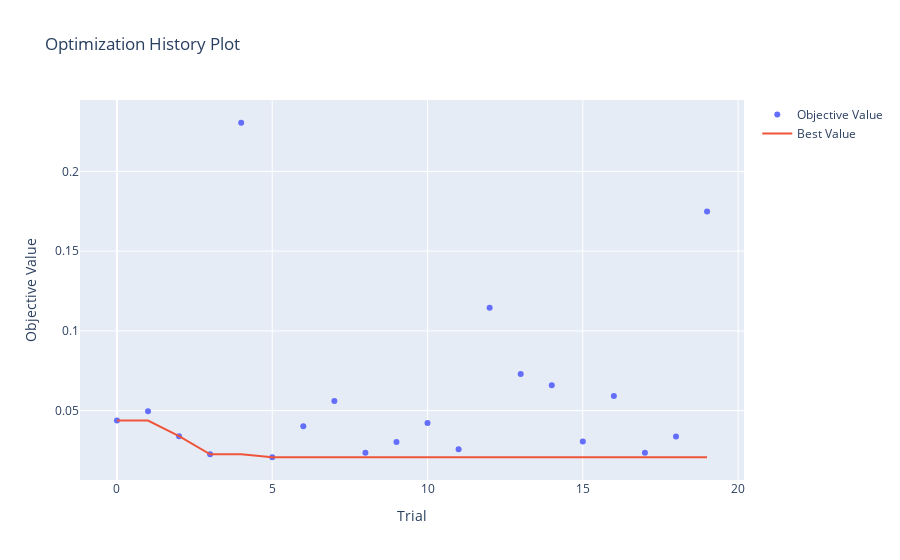
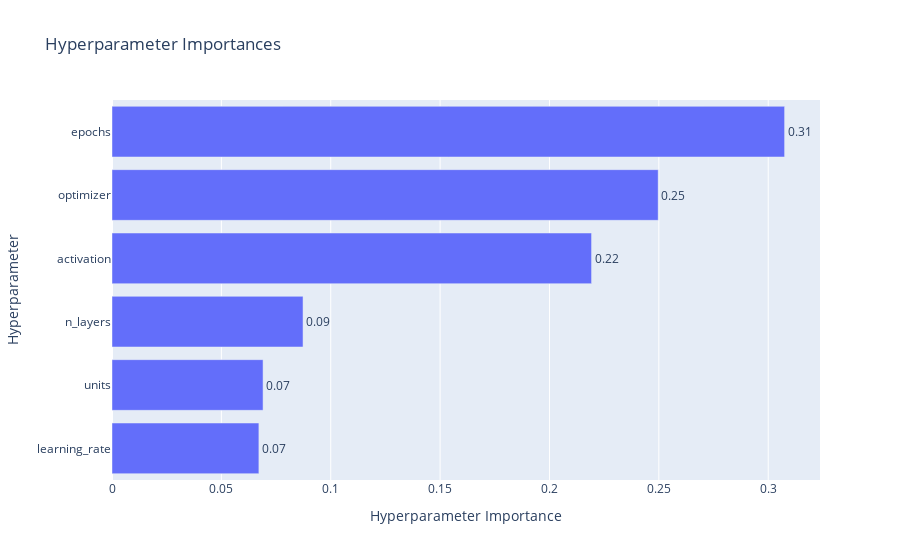
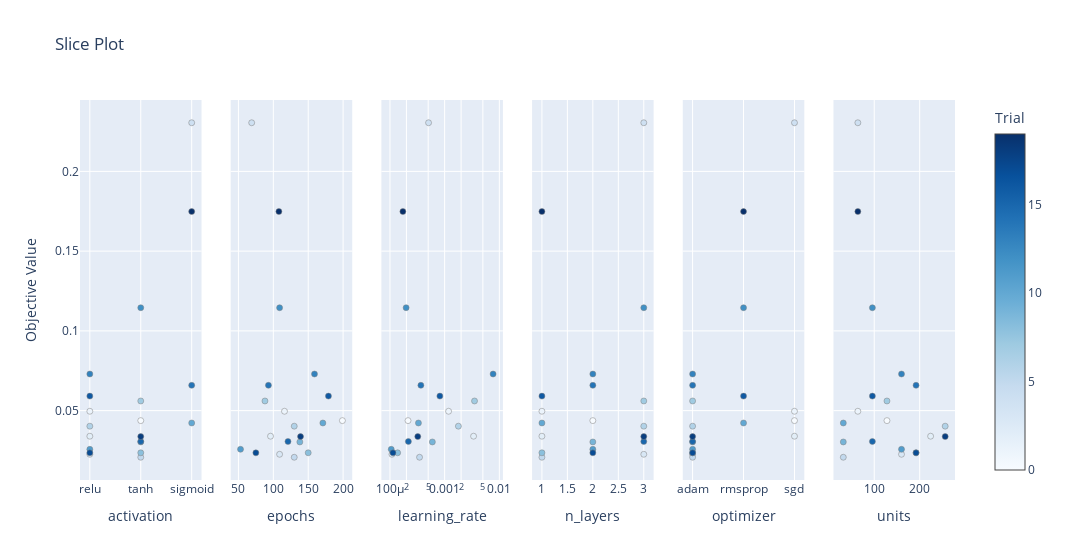
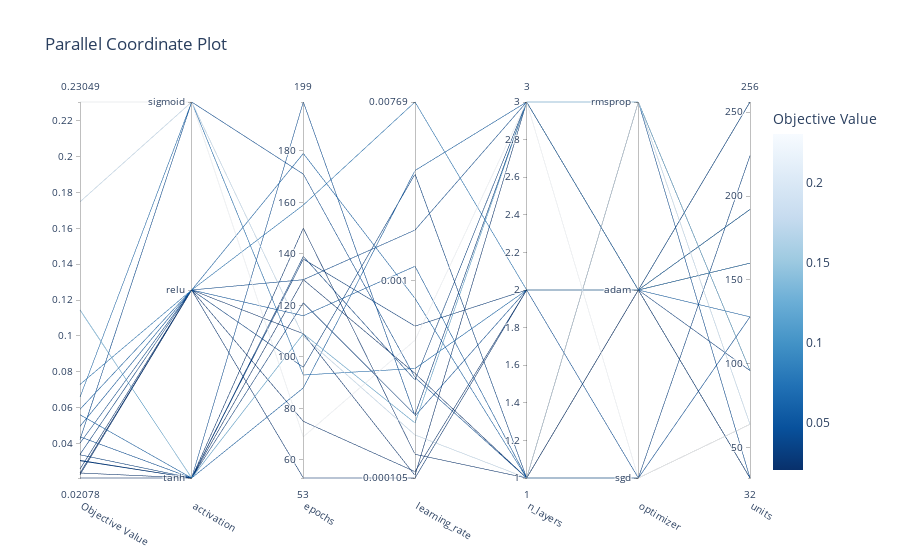

Source (notebook cell) for these figures, in order:
### Code cell
show_optuna_visualizations(study_mlp)

### Figure 1 — Plotly figure (JSON) as saved in the notebook; plotly's stock layout.template omitted (floating-point values rounded to 4 significant figures)
{"data": [{"mode": "markers", "name": "Objective Value", "type": "scatter", "x": [0, 1, 2, 3, 4, 5, 6, 7, 8, 9, 10, 11, 12, 13, 14, 15, 16, 17, 18, 19], "y": [0.04375, 0.04962, 0.03397, 0.02263, 0.2305, 0.02078, 0.04026, 0.05606, 0.02357, 0.03036, 0.04226, 0.02577, 0.1145, 0.07297, 0.06588, 0.03066, 0.0591, 0.02355, 0.03373, 0.1748]}, {"mode": "lines", "name": "Best Value", "type": "scatter", "x": [0, 1, 2, 3, 4, 5, 6, 7, 8, 9, 10, 11, 12, 13, 14, 15, 16, 17, 18, 19], "y": [0.04375, 0.04375, 0.03397, 0.02263, 0.02263, 0.02078, 0.02078, 0.02078, 0.02078, 0.02078, 0.02078, 0.02078, 0.02078, 0.02078, 0.02078, 0.02078, 0.02078, 0.02078, 0.02078, 0.02078]}, {"marker": {"color": "#cccccc"}, "mode": "markers", "name": "Infeasible Trial", "showlegend": false, "type": "scatter", "x": [], "y": []}], "layout": {"title": {"text": "Optimization History Plot"}, "xaxis": {"title": {"text": "Trial"}}, "yaxis": {"title": {"text": "Objective Value"}}}}

### Figure 2 — Plotly figure (JSON) as saved in the notebook; plotly's stock layout.template omitted (floating-point values rounded to 4 significant figures)
{"data": [{"cliponaxis": false, "hovertemplate": ["learning_rate (FloatDistribution): 0.06715492417064134<extra></extra>", "units (IntDistribution): 0.06906253929630504<extra></extra>", "n_layers (IntDistribution): 0.08733990920385529<extra></extra>", "activation (CategoricalDistribution): 0.2192422532610166<extra></extra>", "optimizer (CategoricalDistribution): 0.24970550178063958<extra></extra>", "epochs (IntDistribution): 0.30749487228754213<extra></extra>"], "name": "Objective Value", "orientation": "h", "text": ["0.07", "0.07", "0.09", "0.22", "0.25", "0.31"], "textposition": "outside", "type": "bar", "x": [0.06715, 0.06906, 0.08734, 0.2192, 0.2497, 0.3075], "y": ["learning_rate", "units", "n_layers", "activation", "optimizer", "epochs"]}], "layout": {"title": {"text": "Hyperparameter Importances"}, "xaxis": {"title": {"text": "Hyperparameter Importance"}}, "yaxis": {"title": {"text": "Hyperparameter"}}}}

### Figure 3 — Plotly figure (JSON) as saved in the notebook; plotly's stock layout.template omitted (floating-point values rounded to 4 significant figures)
{"data": [{"marker": {"color": [0, 1, 2, 3, 4, 5, 6, 7, 8, 9, 10, 11, 12, 13, 14, 15, 16, 17, 18, 19], "colorbar": {"title": {"text": "Trial"}, "x": 1, "xpad": 40}, "colorscale": [[0, "rgb(247,251,255)"], [0.125, "rgb(222,235,247)"], [0.25, "rgb(198,219,239)"], [0.375, "rgb(158,202,225)"], [0.5, "rgb(107,174,214)"], [0.625, "rgb(66,146,198)"], [0.75, "rgb(33,113,181)"], [0.875, "rgb(8,81,156)"], [1, "rgb(8,48,107)"]], "line": {"color": "Grey", "width": 0.5}, "showscale": true}, "mode": "markers", "name": "Feasible Trial", "showlegend": false, "type": "scatter", "x": ["tanh", "relu", "relu", "relu", "sigmoid", "tanh", "relu", "tanh", "tanh", "tanh", "sigmoid", "relu", "tanh", "relu", "sigmoid", "tanh", "relu", "relu", "tanh", "sigmoid"], "xaxis": "x", "y": [0.04375, 0.04962, 0.03397, 0.02263, 0.2305, 0.02078, 0.04026, 0.05606, 0.02357, 0.03036, 0.04226, 0.02577, 0.1145, 0.07297, 0.06588, 0.03066, 0.0591, 0.02355, 0.03373, 0.1748], "yaxis": "y"}, {"marker": {"color": [0, 1, 2, 3, 4, 5, 6, 7, 8, 9, 10, 11, 12, 13, 14, 15, 16, 17, 18, 19], "colorbar": {"title": {"text": "Trial"}, "x": 1, "xpad": 40}, "colorscale": [[0, "rgb(247,251,255)"], [0.125, "rgb(222,235,247)"], [0.25, "rgb(198,219,239)"], [0.375, "rgb(158,202,225)"], [0.5, "rgb(107,174,214)"], [0.625, "rgb(66,146,198)"], [0.75, "rgb(33,113,181)"], [0.875, "rgb(8,81,156)"], [1, "rgb(8,48,107)"]], "line": {"color": "Grey", "width": 0.5}, "showscale": false}, "mode": "markers", "name": "Feasible Trial", "showlegend": false, "type": "scatter", "x": [199, 116, 96, 109, 69, 130, 130, 88, 150, 138, 171, 53, 109, 159, 93, 121, 179, 75, 139, 108], "xaxis": "x2", "y": [0.04375, 0.04962, 0.03397, 0.02263, 0.2305, 0.02078, 0.04026, 0.05606, 0.02357, 0.03036, 0.04226, 0.02577, 0.1145, 0.07297, 0.06588, 0.03066, 0.0591, 0.02355, 0.03373, 0.1748], "yaxis": "y2"}, {"marker": {"color": [0, 1, 2, 3, 4, 5, 6, 7, 8, 9, 10, 11, 12, 13, 14, 15, 16, 17, 18, 19], "colorbar": {"title": {"text": "Trial"}, "x": 1, "xpad": 40}, "colorscale": [[0, "rgb(247,251,255)"], [0.125, "rgb(222,235,247)"], [0.25, "rgb(198,219,239)"], [0.375, "rgb(158,202,225)"], [0.5, "rgb(107,174,214)"], [0.625, "rgb(66,146,198)"], [0.75, "rgb(33,113,181)"], [0.875, "rgb(8,81,156)"], [1, "rgb(8,48,107)"]], "line": {"color": "Grey", "width": 0.5}, "showscale": false}, "mode": "markers", "name": "Feasible Trial", "showlegend": false, "type": "scatter", "x": [0.000214, 0.00118, 0.00338, 0.0001086, 0.0005079, 0.0003475, 0.001784, 0.00352, 0.0001382, 0.0005964, 0.0003319, 0.0001054, 0.0001975, 0.00769, 0.0003677, 0.0002171, 0.0008179, 0.0001134, 0.0003226, 0.0001723], "xaxis": "x3", "y": [0.04375, 0.04962, 0.03397, 0.02263, 0.2305, 0.02078, 0.04026, 0.05606, 0.02357, 0.03036, 0.04226, 0.02577, 0.1145, 0.07297, 0.06588, 0.03066, 0.0591, 0.02355, 0.03373, 0.1748], "yaxis": "y3"}, {"marker": {"color": [0, 1, 2, 3, 4, 5, 6, 7, 8, 9, 10, 11, 12, 13, 14, 15, 16, 17, 18, 19], "colorbar": {"title": {"text": "Trial"}, "x": 1, "xpad": 40}, "colorscale": [[0, "rgb(247,251,255)"], [0.125, "rgb(222,235,247)"], [0.25, "rgb(198,219,239)"], [0.375, "rgb(158,202,225)"], [0.5, "rgb(107,174,214)"], [0.625, "rgb(66,146,198)"], [0.75, "rgb(33,113,181)"], [0.875, "rgb(8,81,156)"], [1, "rgb(8,48,107)"]], "line": {"color": "Grey", "width": 0.5}, "showscale": false}, "mode": "markers", "name": "Feasible Trial", "showlegend": false, "type": "scatter", "x": [2, 1, 1, 3, 3, 1, 3, 3, 1, 2, 1, 2, 3, 2, 2, 3, 1, 2, 3, 1], "xaxis": "x4", "y": [0.04375, 0.04962, 0.03397, 0.02263, 0.2305, 0.02078, 0.04026, 0.05606, 0.02357, 0.03036, 0.04226, 0.02577, 0.1145, 0.07297, 0.06588, 0.03066, 0.0591, 0.02355, 0.03373, 0.1748], "yaxis": "y4"}, {"marker": {"color": [0, 1, 2, 3, 4, 5, 6, 7, 8, 9, 10, 11, 12, 13, 14, 15, 16, 17, 18, 19], "colorbar": {"title": {"text": "Trial"}, "x": 1, "xpad": 40}, "colorscale": [[0, "rgb(247,251,255)"], [0.125, "rgb(222,235,247)"], [0.25, "rgb(198,219,239)"], [0.375, "rgb(158,202,225)"], [0.5, "rgb(107,174,214)"], [0.625, "rgb(66,146,198)"], [0.75, "rgb(33,113,181)"], [0.875, "rgb(8,81,156)"], [1, "rgb(8,48,107)"]], "line": {"color": "Grey", "width": 0.5}, "showscale": false}, "mode": "markers", "name": "Feasible Trial", "showlegend": false, "type": "scatter", "x": ["sgd", "sgd", "sgd", "adam", "sgd", "adam", "adam", "adam", "adam", "adam", "rmsprop", "adam", "rmsprop", "adam", "adam", "adam", "rmsprop", "adam", "adam", "rmsprop"], "xaxis": "x5", "y": [0.04375, 0.04962, 0.03397, 0.02263, 0.2305, 0.02078, 0.04026, 0.05606, 0.02357, 0.03036, 0.04226, 0.02577, 0.1145, 0.07297, 0.06588, 0.03066, 0.0591, 0.02355, 0.03373, 0.1748], "yaxis": "y5"}, {"marker": {"color": [0, 1, 2, 3, 4, 5, 6, 7, 8, 9, 10, 11, 12, 13, 14, 15, 16, 17, 18, 19], "colorbar": {"title": {"text": "Trial"}, "x": 1, "xpad": 40}, "colorscale": [[0, "rgb(247,251,255)"], [0.125, "rgb(222,235,247)"], [0.25, "rgb(198,219,239)"], [0.375, "rgb(158,202,225)"], [0.5, "rgb(107,174,214)"], [0.625, "rgb(66,146,198)"], [0.75, "rgb(33,113,181)"], [0.875, "rgb(8,81,156)"], [1, "rgb(8,48,107)"]], "line": {"color": "Grey", "width": 0.5}, "showscale": false}, "mode": "markers", "name": "Feasible Trial", "showlegend": false, "type": "scatter", "x": [128, 64, 224, 160, 64, 32, 256, 128, 192, 32, 32, 160, 96, 160, 192, 96, 96, 192, 256, 64], "xaxis": "x6", "y": [0.04375, 0.04962, 0.03397, 0.02263, 0.2305, 0.02078, 0.04026, 0.05606, 0.02357, 0.03036, 0.04226, 0.02577, 0.1145, 0.07297, 0.06588, 0.03066, 0.0591, 0.02355, 0.03373, 0.1748], "yaxis": "y6"}], "layout": {"title": {"text": "Slice Plot"}, "width": 1800, "xaxis": {"anchor": "y", "categoryarray": ["relu", "tanh", "sigmoid"], "categoryorder": "array", "domain": [0, 0.1389], "title": {"text": "activation"}, "type": "category"}, "xaxis2": {"anchor": "y2", "domain": [0.1722, 0.3111], "title": {"text": "epochs"}}, "xaxis3": {"anchor": "y3", "domain": [0.3444, 0.4833], "title": {"text": "learning_rate"}, "type": "log"}, "xaxis4": {"anchor": "y4", "domain": [0.5167, 0.6556], "title": {"text": "n_layers"}}, "xaxis5": {"anchor": "y5", "categoryarray": ["adam", "rmsprop", "sgd"], "categoryorder": "array", "domain": [0.6889, 0.8278], "title": {"text": "optimizer"}, "type": "category"}, "xaxis6": {"anchor": "y6", "domain": [0.8611, 1], "title": {"text": "units"}}, "yaxis": {"anchor": "x", "domain": [0, 1], "title": {"text": "Objective Value"}}, "yaxis2": {"anchor": "x2", "domain": [0, 1], "matches": "y", "showticklabels": false}, "yaxis3": {"anchor": "x3", "domain": [0, 1], "matches": "y", "showticklabels": false}, "yaxis4": {"anchor": "x4", "domain": [0, 1], "matches": "y", "showticklabels": false}, "yaxis5": {"anchor": "x5", "domain": [0, 1], "matches": "y", "showticklabels": false}, "yaxis6": {"anchor": "x6", "domain": [0, 1], "matches": "y", "showticklabels": false}}}

### Figure 4 — Plotly figure (JSON) as saved in the notebook; plotly's stock layout.template omitted (floating-point values rounded to 4 significant figures)
{"data": [{"dimensions": [{"label": "Objective Value", "range": [0.02078, 0.2305], "values": [0.04375, 0.04962, 0.03397, 0.02263, 0.2305, 0.02078, 0.04026, 0.05606, 0.02357, 0.03036, 0.04226, 0.02577, 0.1145, 0.07297, 0.06588, 0.03066, 0.0591, 0.02355, 0.03373, 0.1748]}, {"label": "activation", "range": [0, 2], "ticktext": ["tanh", "relu", "sigmoid"], "tickvals": [0, 1, 2], "values": [0, 1, 1, 1, 2, 0, 1, 0, 0, 0, 2, 1, 0, 1, 2, 0, 1, 1, 0, 2]}, {"label": "epochs", "range": [53, 199], "values": [199, 116, 96, 109, 69, 130, 130, 88, 150, 138, 171, 53, 109, 159, 93, 121, 179, 75, 139, 108]}, {"label": "learning_rate", "range": [-3.977, -2.114], "ticktext": ["0.000105", "0.001", "0.00769"], "tickvals": [-3.977, -3, -2.114], "values": [-3.67, -2.928, -2.471, -3.964, -3.294, -3.459, -2.749, -2.453, -3.86, -3.224, -3.479, -3.977, -3.705, -2.114, -3.435, -3.663, -3.087, -3.946, -3.491, -3.764]}, {"label": "n_layers", "range": [1, 3], "values": [2, 1, 1, 3, 3, 1, 3, 3, 1, 2, 1, 2, 3, 2, 2, 3, 1, 2, 3, 1]}, {"label": "optimizer", "range": [0, 2], "ticktext": ["sgd", "adam", "rmsprop"], "tickvals": [0, 1, 2], "values": [0, 0, 0, 1, 0, 1, 1, 1, 1, 1, 2, 1, 2, 1, 1, 1, 2, 1, 1, 2]}, {"label": "units", "range": [32, 256], "values": [128, 64, 224, 160, 64, 32, 256, 128, 192, 32, 32, 160, 96, 160, 192, 96, 96, 192, 256, 64]}], "labelangle": 30, "labelside": "bottom", "line": {"color": [0.04375, 0.04962, 0.03397, 0.02263, 0.2305, 0.02078, 0.04026, 0.05606, 0.02357, 0.03036, 0.04226, 0.02577, 0.1145, 0.07297, 0.06588, 0.03066, 0.0591, 0.02355, 0.03373, 0.1748], "colorbar": {"title": {"text": "Objective Value"}}, "colorscale": [[0, "rgb(247,251,255)"], [0.125, "rgb(222,235,247)"], [0.25, "rgb(198,219,239)"], [0.375, "rgb(158,202,225)"], [0.5, "rgb(107,174,214)"], [0.625, "rgb(66,146,198)"], [0.75, "rgb(33,113,181)"], [0.875, "rgb(8,81,156)"], [1, "rgb(8,48,107)"]], "reversescale": true, "showscale": true}, "type": "parcoords"}], "layout": {"title": {"text": "Parallel Coordinate Plot"}}}
